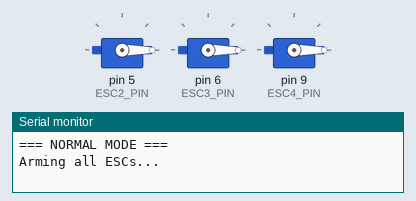
This sketch was run on a simulated Arduino Uno, built with avr-gcc and run on an emulated ATmega328P. Parts: 3 × servo, the last lines printed to the serial monitor.

Above: at 0.1 s.
At 8.1 s:
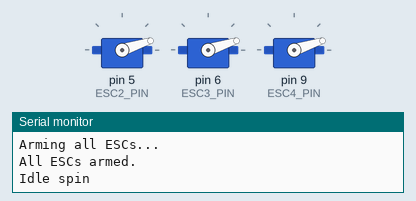
At 15.55 s:
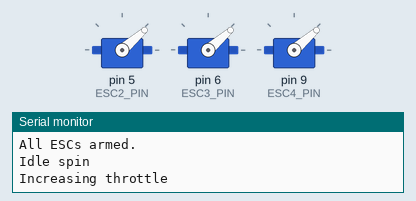
At 23.35 s:
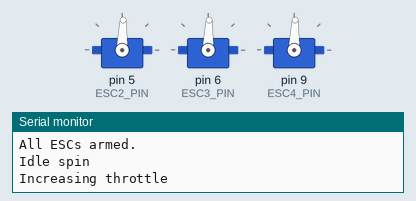
At 30.86 s:
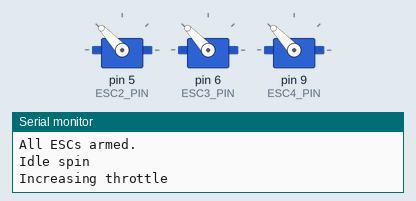
At 38.6 s:
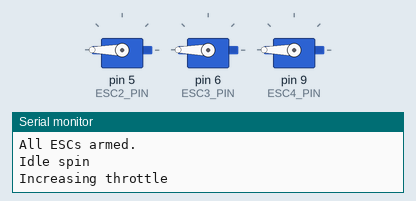
Timing chart, 0 to 40.0 s (numbered marks = the images above):
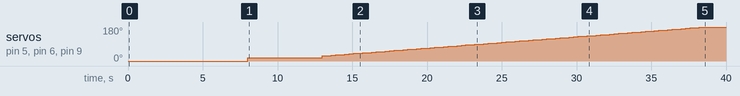

Measured:
- by itself, servo on pin 5 (ESC2_PIN), servo on pin 6 (ESC3_PIN), servo on pin 9 (ESC4_PIN): moves from 0° to 180° over 30.5 s

The sketch:

Drone_Code_Nano.ino
```cpp
#include <Servo.h>

Servo esc2, esc3, esc4;

//const int ESC1_PIN = 3;
const int ESC2_PIN = 5;
const int ESC3_PIN = 6;
const int ESC4_PIN = 9;

const int ESC_MIN = 1000;
const int ESC_MAX = 2000;
const int ESC_IDLE = 1100;

// Toggle this to true ONLY when you want to calibrate
bool CALIBRATE = false;

void writeAllESCs(int pwm) {
  //esc1.writeMicroseconds(pwm);
  esc2.writeMicroseconds(pwm);
  esc3.writeMicroseconds(pwm);
  esc4.writeMicroseconds(pwm);
}

void setup() {
  Serial.begin(115200);

  //esc1.attach(ESC1_PIN, 1000, 2000);
  esc2.attach(ESC2_PIN, 1000, 2000);
  esc3.attach(ESC3_PIN, 1000, 2000);
  esc4.attach(ESC4_PIN, 1000, 2000);

  if (CALIBRATE) {
    Serial.println("=== CALIBRATION MODE ===");

    // Step 1: Send MAX before power
    writeAllESCs(ESC_MAX);
    Serial.println("Send MAX throttle to all ESCs. Now plug in ESC power.");

    delay(8000); // time for ESCs to detect max

    // Step 2: Send MIN
    writeAllESCs(ESC_MIN);
    Serial.println("Switching all ESCs to MIN throttle");

    delay(8000);

    Serial.println("Calibration complete.");
  } else {
    Serial.println("=== NORMAL MODE ===");

    // Arm all ESCs
    writeAllESCs(ESC_MIN);
    Serial.println("Arming all ESCs...");
    delay(8000);

    Serial.println("All ESCs armed.");
  }
}

void loop() {
  // Step 1: idle spin
  Serial.println("Idle spin");
  writeAllESCs(ESC_IDLE);
  delay(5000);

  // Step 2: increase throttle
  Serial.println("Increasing throttle");
  for (int pwm = 1150; pwm <= 2000; pwm += 10) {
    writeAllESCs(pwm);
    delay(300);
  }
  delay(5000);
  // Step 3: decrease throttle
  Serial.println("Decreasing throttle");
  for (int pwm = 2000; pwm >= 1100; pwm -= 10) {
    writeAllESCs(pwm);
    delay(300);
  }

  // Step 4: stop
  Serial.println("Stopping all motors");
  writeAllESCs(ESC_MIN);
  delay(5000);
}
```
